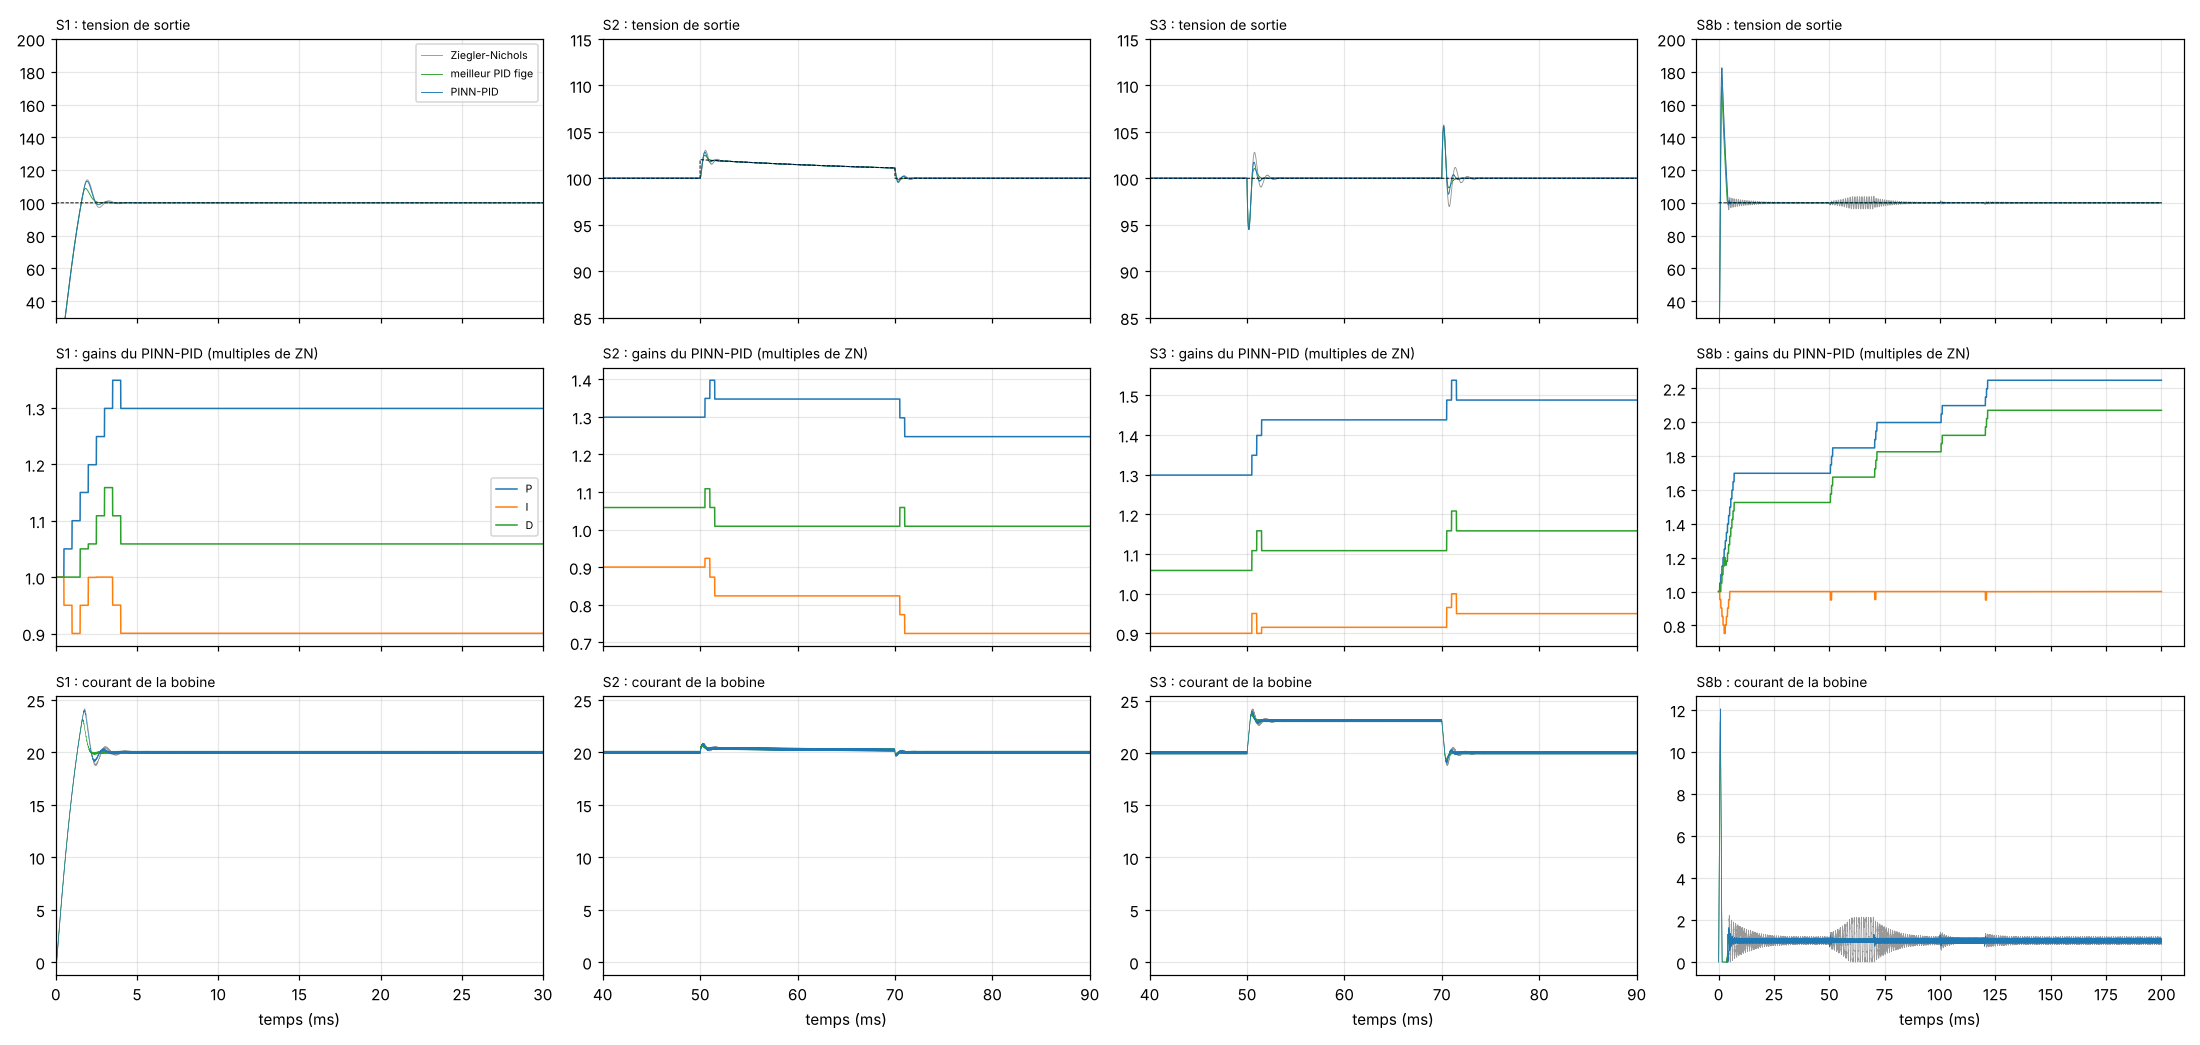

Python code for this plot:
# =============================================================================
# banc_pinn_pid.py
#
# VERSION
#   3 (8 octobre 2026). Format des fichiers de reglages : VERSION 3 (le bloc
#   pinn_pid_adaptatif.m refuse tout autre numero). Methode, ecarts a Ito et
#   Wasa, regle de choix de la correction, previsions et resultats :
#   criteres_pinn_pid.txt de ce dossier.
#
# OBJECTIF
#   Faire tourner le PINN-PID (correction retenue par
#   mise_au_point_pinn_pid.py, lue dans choix_correction_pinn.json) sur le
#   banc commun, sur les onze essais, a cote des references (PID de
#   Ziegler-Nichols, qui est aussi le PINN-PID sans adaptation, et meilleur
#   PID fige sur grille), mesurer ce que quelques pieces apportent
#   (ablations, rapportees, jamais choisies) et juger les previsions.
#
# LE PINN-PID, TEL QU'IL EST CODE ICI
#   A chaque periode Tc = 1/220 000 s, le bloc PID de la base commune
#   calcule u avec les gains K = K_ZN .* x ; observateur (filtre de Kalman
#   etendu) ; a la fin de chaque fenetre de 110 periodes (0.5 ms),
#   5 iterations d'Adam (reglages d'Ito et Wasa) sur x, depart a chaud,
#   moments remis a zero, horizon de 110 pas avec le bloc PID et le PINN
#   dans la boucle, gradient par retropropagation dans le temps.
#   Cout J = moyenne de 1/2 (e^2 + W_U u^2) + W_F |x - c|^2.
#   Corrections candidates (criteres_pinn_pid.txt) :
#     C1  zone morte : l'optimisation n'a lieu que si l'erreur EFFICACE de
#         la fenetre depasse 0.1 V (Peterson et Narendra 1982 ; Ioannou et
#         Sun 1996) ; c'est la correction retenue ;
#     C2  regularisation vers les gains de Ziegler-Nichols : c = (1, 1, 1)
#         au lieu de c = 0 (Tikhonov vers un a priori), W_F inchange ;
#     C3  ensemble admissible de l'ELM-PID (ensemble_gains_elm.mat, copie
#         identique de ELM_PID) et projection M2-M3 de l'ELM-PID (fonctions
#         g_interp, gradient_g, restaurer, projeter recopiees a l'identique
#         de ELM_PID/banc_elm_pid.py) au lieu de la boite.
#   Sans correction (ni zone morte), J = 0.893 sur les onze essais
#   (ablation).
#
# CONTROLES (avant tout calcul sur les onze essais)
#   - gradient de l'horizon contre differences finies (c = 0 et c = 1) ;
#   - fonctions de projection identiques au texte de ELM_PID/banc_elm_pid.py
#     et table identique octet pour octet (si le dossier ELM_PID est la) ;
#   - sans adaptation, ecart 0 sur d au PID de Ziegler-Nichols (S1, S8b).
#
# FICHIERS NECESSAIRES (dans le meme dossier que ce script)
#   banc_commun.py (version 2.1), scenarios_communs.json, scenario_S*.mat,
#   predictions_banc_pid_fige.json, boite_gains_pinn.json,
#   ensemble_gains_elm.mat, pinn_pid_modele.mat, choix_correction_pinn.json
#   (ecrit par mise_au_point_pinn_pid.py), previsions_pinn_pid.json.
#
# CE QUE PRODUIT CE SCRIPT
#   banc_pinn_pid_resultats.json, banc_pinn_pid.png, et ce que Simulink doit
#   retrouver (meme format que l'ELM-PID, ELM_PID/banc_elm_pid.py) :
#     - predictions_banc_pinn_pid.json (format 2 de la base commune, lu par
#       Simuler_PINN_PID.m et les scripts de construction) ;
#     - pinn_pid_reglages.mat (reglages lus par pinn_pid_adaptatif.m,
#       VERSION = 3) ;
#     - reference_rejeu_pinn_pid.mat (lu par Tester_PINN_PID_Rejeu.m : e,
#       mesure, u, gains pas par pas et decisions par fenetre sur S1, S3,
#       S7b, S8b, S9).
#   La classe AdaptateurPINN est la copie Python du bloc MATLAB
#   pinn_pid_adaptatif.m : memes entrees (e, mesure, u), meme sortie (gains),
#   meme ordre des operations. Elle refait elle-meme les etats du bloc PID
#   (integrateur et filtre) a partir de e et de ses propres gains ; PINNPID
#   verifie a chaque pas que cette copie est identique au bloc.
#
# BIBLIOTHEQUES NECESSAIRES (pip install numpy scipy matplotlib)
#
# COMMENT LANCER CE SCRIPT
#   python banc_pinn_pid.py      (quatre processus ; dix a vingt minutes)
#
# ORDRE D'EXECUTION
#   1. mise_au_point_pinn_pid.py (controles, E1 a E4, choix mecanique de
#   la correction) ; 2. ce script ; puis, dans MATLAB :
#   3. Tester_PINN_PID_Rejeu.m ; 4. Construction_PINN_PID.m ;
#   5. verifier_modele_pinn_pid.py ; 6. Simuler_PINN_PID.m ;
#   7. Construction_PINN_PID_Trois_Modeles.m ;
#   8. verifier_modeles_pinn_pid_trois.py ; 9. Simuler_PINN_PID_Trois_Modeles.m.
# =============================================================================


# %% ETAPE 0 : bibliotheques, reglages et definitions du banc commun

import os                                     # chemins de fichiers
import json                                   # lecture et ecriture au format texte
import time                                   # duree d'execution
import types                                  # resultats legers renvoyes par les processus
import multiprocessing as mp                  # essais en parallele (un processus par essai)
import numpy as np                            # calcul numerique
from scipy.io import loadmat, savemat         # fichiers .mat
from scipy.linalg import expm                 # table du modele physique
from scipy.signal import cont2discrete        # marges du modele moyen
import matplotlib
matplotlib.use("Agg")                         # figure ecrite dans un fichier, sans fenetre
import matplotlib.pyplot as plt               # figure

try:                                          # dossier du script (ou dossier courant dans une console)
    DOSSIER_PINN = os.path.dirname(os.path.abspath(__file__))
except NameError:
    DOSSIER_PINN = os.getcwd()

with open(os.path.join(DOSSIER_PINN, "banc_commun.py"), encoding="utf-8") as f:
    SOURCE_BANC = f.read()
MARQUE = "# === FIN DES DEFINITIONS DU BANC COMMUN ==="
if MARQUE not in SOURCE_BANC or "iL_max_dem_A" not in SOURCE_BANC:
    raise RuntimeError("banc_commun.py n'est pas la version 2.1 (observation du courant) : prendre la version a jour.")
exec(SOURCE_BANC[:SOURCE_BANC.index(MARQUE)])  # constantes, essais, Circuit, simuler, grandeurs, PIDClassique

T_DEBUT = time.time()                         # pour la duree totale
ESSAIS = {sc["code"]: sc for sc in SCENARIOS}  # les onze essais, par code
CODES_IAE = ["S1", "S3", "S4", "S5", "S6", "S7a", "S7b", "S8a", "S8b", "S9"]   # IAE de 30 ms a la fin
CODES_DEM = ["S1", "S8a", "S8b"]              # IAE du demarrage (5, 25 et 98 ohms)
CODES_REJEU = ["S1", "S3", "S7b", "S8b", "S9"]   # essais du rejeu pas a pas (Tester_PINN_PID_Rejeu.m)
K30 = int(round(0.03 / TC))                   # instant 30 ms (numero de pas Tc)
NF = 110                                      # periodes Tc par fenetre de 0.5 ms
TCN = TC * PID_N                              # Tc x N du filtre de derivee
L_MOD, C_MOD = L_BOB, C_CONV                  # L et C du modele du regulateur (le circuit peut etre perturbe a part)
K_ZN = np.array([PID_P, PID_I, PID_D])       # Ziegler-Nichols, gains du bloc PID [P, I, D]

# Boite des gains (boite_gains_pinn.py : marge et coupure aux coins nominaux, loi du bloc parallele)
with open(os.path.join(DOSSIER_PINN, "boite_gains_pinn.json"), encoding="utf-8") as f:
    BOITE = json.load(f)
if np.max(np.abs(np.array(BOITE["K_depart"]) - K_ZN) / K_ZN) > 1e-12:
    raise RuntimeError("boite_gains_pinn.json n'a pas ete calcule avec les gains de Ziegler-Nichols de ce banc.")
X_MIN = np.array(BOITE["multiplicateurs_min"])   # bornes de la boite en multiplicateurs de ZN
X_MAX = np.array(BOITE["multiplicateurs_max"])

# Ensemble admissible de l'ELM-PID (correction C3) : table identique a ELM_PID/ensemble_gains_elm.mat
ENS = loadmat(os.path.join(DOSSIER_PINN, "ensemble_gains_elm.mat"))
G_TABLE = ENS["G_TABLE"].astype(float)
LOG2_MIN, PAS_LOG2 = float(ENS["LOG2_MIN"].item()), float(ENS["PAS_LOG2"].item())
N_TABLE = G_TABLE.shape[0]
if np.max(np.abs(ENS["K_DEPART"].ravel() - K_ZN) / K_ZN) > 1e-12:
    raise RuntimeError("ensemble_gains_elm.mat n'a pas ete calcule avec les gains de Ziegler-Nichols de ce banc.")
# Reglages de la projection M2-M3 : ceux de l'ELM-PID (ELM_PID/banc_elm_pid.py, REGLAGES)
R_PROJ = {"MULT_MIN": 0.25, "MULT_MAX": 4.0, "N_BISSECTIONS": 30.0, "H_GRADIENT": 1e-4,
          "GLISSEMENT": 1.0, "RESTAURATION": 1.0, "N_PROJECTION": 10.0}

# >>> DEBUT DE LA COPIE de ELM_PID/banc_elm_pid.py (de "def g_interp" a "class AdaptateurELM", sans changement)
def g_interp(x):
    """g de l'ensemble admissible, interpole (trilineaire en log2 des
    multiplicateurs). Memes operations que g_interp du bloc MATLAB."""
    u = (np.log2(x) - LOG2_MIN) / PAS_LOG2
    u = np.minimum(np.maximum(u, 0.0), N_TABLE - 1.0)
    i = np.minimum(np.floor(u), N_TABLE - 2.0).astype(int)
    f = u - i
    s = 0.0
    for di in (0, 1):
        wi = f[0] if di else 1.0 - f[0]
        for dj in (0, 1):
            wj = f[1] if dj else 1.0 - f[1]
            for dk in (0, 1):
                wk = f[2] if dk else 1.0 - f[2]
                s += wi * wj * wk * G_TABLE[i[0] + di, i[1] + dj, i[2] + dk]
    return s


def gradient_g(x, h):
    """Gradient de g par differences centrees (normale a la frontiere)."""
    gr = np.zeros(3)
    for q in range(3):
        ep = np.zeros(3)
        ep[q] = h
        gr[q] = (g_interp(x + ep) - g_interp(x - ep)) / (2.0 * h)
    return gr


def restaurer(p, gr, r):
    """Restauration (M3) : depuis p (hors de l'ensemble), recul le long de
    -gr jusqu'a la frontiere (doublement puis bissection) ; None si un recul
    de 1 ne suffit pas."""
    lo_, hi_ = r["MULT_MIN"], r["MULT_MAX"]
    nh = gr / np.sqrt(gr @ gr)
    s_ok = 1e-6
    while g_interp(np.minimum(np.maximum(p - s_ok * nh, lo_), hi_)) > 0.0:
        s_ok *= 2.0
        if s_ok > 1.0:
            return None
    s_ko = 0.0 if s_ok == 1e-6 else 0.5 * s_ok
    for _ in range(int(r["N_BISSECTIONS"])):
        m = 0.5 * (s_ko + s_ok)
        if g_interp(np.minimum(np.maximum(p - m * nh, lo_), hi_)) <= 0.0:
            s_ok = m
        else:
            s_ko = m
    return np.minimum(np.maximum(p - s_ok * nh, lo_), hi_)


def projeter(xc, dx, r):
    """Pas dx depuis xc (admissible), projete sur l'ensemble admissible.
    M3 (RESTAURATION = 1) : point admissible le plus proche de la cible
    z = xc + dx, par la methode de projection du gradient de Rosen (1961) :
    depuis le point de sortie, on retire la composante sortante de (z - y)
    le long de la normale, on avance dans le plan tangent, puis on revient
    sur la frontiere le long de la normale (restauration) ; on recommence
    tant que le point se rapproche de z (N_PROJECTION fois au plus).
    M2 seule (RESTAURATION = 0) : glissement puis bissection le long du pas
    tangent (version du calcul du 7 octobre, gardee pour l'ablation).
    Sans glissement : arret au point de sortie."""
    lo_, hi_ = r["MULT_MIN"], r["MULT_MAX"]
    nb = int(r["N_BISSECTIONS"])
    xn = np.minimum(np.maximum(xc + dx, lo_), hi_)
    if g_interp(xn) <= 0.0:
        return xn
    z = xn
    a, b = 0.0, 1.0
    for _ in range(nb):
        m = 0.5 * (a + b)
        if g_interp(np.minimum(np.maximum(xc + m * dx, lo_), hi_)) <= 0.0:
            a = m
        else:
            b = m
    xb = np.minimum(np.maximum(xc + a * dx, lo_), hi_)
    if not r["GLISSEMENT"]:
        return xb
    if r["RESTAURATION"]:
        y = xb
        for _ in range(int(r["N_PROJECTION"])):
            gr = gradient_g(y, r["H_GRADIENT"])
            if gr @ gr == 0.0:
                break
            d = z - y
            sortant = gr @ d
            if sortant > 0.0:
                d = d - sortant / (gr @ gr) * gr
            pt = np.minimum(np.maximum(y + d, lo_), hi_)
            if g_interp(pt) > 0.0:
                pt = restaurer(pt, gr, r)
                if pt is None:
                    break
            if np.sum((z - pt) ** 2) >= np.sum((z - y) ** 2):
                break
            y = pt
        return y
    gr = gradient_g(xb, r["H_GRADIENT"])
    reste = (1.0 - a) * dx
    sortant = gr @ reste
    if sortant > 0.0:
        reste = reste - sortant / (gr @ gr) * gr
    xn = np.minimum(np.maximum(xb + reste, lo_), hi_)
    if g_interp(xn) <= 0.0:
        return xn
    a, b = 0.0, 1.0
    for _ in range(nb):
        m = 0.5 * (a + b)
        if g_interp(np.minimum(np.maximum(xb + m * reste, lo_), hi_)) <= 0.0:
            a = m
        else:
            b = m
    return np.minimum(np.maximum(xb + a * reste, lo_), hi_)
# <<< FIN DE LA COPIE


def _bloc_copie(texte):
    a = texte.index("# >>> DEBUT DE LA COPIE")
    a = texte.index("\n", a) + 1
    return texte[a:texte.index("# <<< FIN DE LA COPIE")]


# Controle C3 : meme table (octet pour octet) et memes fonctions (texte) que l'ELM-PID, si son dossier est la
_DOSSIER_ELM = os.path.join(os.path.dirname(DOSSIER_PINN), "ELM_PID")
if os.path.isdir(_DOSSIER_ELM):
    with open(os.path.join(_DOSSIER_ELM, "ensemble_gains_elm.mat"), "rb") as f1, \
            open(os.path.join(DOSSIER_PINN, "ensemble_gains_elm.mat"), "rb") as f2:
        if f1.read() != f2.read():
            raise RuntimeError("ensemble_gains_elm.mat differe de celui de ELM_PID.")
    with open(os.path.join(_DOSSIER_ELM, "banc_elm_pid.py"), encoding="utf-8") as f1:
        _t = f1.read()
    with open(os.path.join(DOSSIER_PINN, "banc_pinn_pid.py"), encoding="utf-8") as f2:
        _copie = _bloc_copie(f2.read())
    if _t[_t.index("def g_interp(x):"):_t.index("class AdaptateurELM:")].rstrip() + "\n" != _copie:
        raise RuntimeError("Les fonctions de projection different de celles de ELM_PID/banc_elm_pid.py.")
    _ELM_IDENTIQUE = "table et fonctions identiques a ELM_PID"
else:
    _ELM_IDENTIQUE = "dossier ELM_PID absent : comparaison non faite"
if os.path.isdir(_DOSSIER_ELM):                # memes reglages de projection que l'ELM-PID (valeurs lues)
    import re
    for _k, _v in R_PROJ.items():
        _m = re.search(r'"' + _k + r'": ([^,}]+)', _t)
        if _m is None or float(_m.group(1)) != _v:
            raise RuntimeError(f"Reglage de projection {_k} different de celui de l'ELM-PID.")
if g_interp(np.ones(3)) > 0.0:
    raise RuntimeError("Le depart (gains de Ziegler-Nichols) n'est pas admissible dans la table.")
print(f"Ensemble admissible de l'ELM-PID (C3) : {N_TABLE}^3 points, {np.mean(G_TABLE <= 0):.1%} admissibles ; "
      f"{_ELM_IDENTIQUE}.")

# Reglages du PINN-PID ; SEUIL_C1 : zone morte de la correction C1 (criteres_pinn_pid.txt)
REGLAGES = {"NH": float(NF), "ALPHA": 0.01, "BETA1": 0.9, "BETA2": 0.999, "EPS_ADAM": 1e-7, "N_ADAM": 5.0,
            "W_U": 1e-5, "W_F": 1e-3, "PENTE_SAT": 0.01, "SEUIL_C1": 0.1,
            "G_NOM": 0.2, "VIN_DEPART": 200.0, "SIG_Y": (200.0 / 4096.0) / np.sqrt(12.0),
            "SIG_V": 1e-3, "SIG_I": 1e-2, "SIG_VIN": 0.03, "P0_I": 1.0, "P0_VIN": 30.0 ** 2}

FICHIER_CHOIX = os.path.join(DOSSIER_PINN, "choix_correction_pinn.json")


def combinaison_retenue():
    """Combinaison de corrections choisie mecaniquement sur E1 a E4 par
    mise_au_point_pinn_pid.py (jamais choisie a la main)."""
    if not os.path.exists(FICHIER_CHOIX):
        raise RuntimeError("choix_correction_pinn.json absent : lancer d'abord mise_au_point_pinn_pid.py.")
    with open(FICHIER_CHOIX, encoding="utf-8") as f:
        return tuple(json.load(f)["combinaison_retenue"])


# Meilleur PID fige (deuxieme reference, oracle)
with open(os.path.join(DOSSIER_PINN, "predictions_banc_pid_fige.json"), encoding="utf-8") as f:
    GAINS_FIGE = json.load(f)["gains"]

# Modele PINN de l'etape 2
MODELE = loadmat(os.path.join(DOSSIER_PINN, "pinn_pid_modele.mat"))
COUCHES = []
l = 1
while f"W{l}" in MODELE:
    COUCHES.append((MODELE[f"W{l}"].astype(float), MODELE[f"b{l}"].astype(float).ravel()))
    l += 1
if abs(float(MODELE["TC"].item()) - TC) > 1e-18:
    raise RuntimeError("pinn_pid_modele.mat n'a pas ete appris avec la periode Tc de ce banc.")
SV_P, SI_P = float(MODELE["SV"].item()), float(MODELE["SI"].item())          # echelles de sortie du PINN
G_C, G_E = float(MODELE["G_CENTRE"].item()), float(MODELE["G_ECHELLE"].item())   # normalisation de G
print(f"Boite (multiplicateurs de ZN) : P de {X_MIN[0]:.3f} a {X_MAX[0]:.3f}, I de {X_MIN[1]:.3f} a {X_MAX[1]:.3f}, "
      f"D de {X_MIN[2]:.3f} a {X_MAX[2]:.3f} ; depart a Ziegler-Nichols (1, 1, 1).")
print(f"PINN : {len(COUCHES) - 1} couches cachees de {COUCHES[0][0].shape[1]} neurones "
      f"(candidat {str(MODELE['CANDIDAT'][0])}, plage {str(MODELE['PLAGE'][0])}).")


def titre(texte):
    """Bandeau de titre dans la console."""
    print("\n" + "=" * 78 + "\n " + texte + "\n" + "=" * 78, flush=True)


# %% ETAPE 1 : predicteurs, observateur, horizon et regulateur

# Table du modele physique moyen par tranche a charge nominale (inchangee) :
#   x(fin) = PHI(s) x(debut) + GAM(s) (s Vin - (1 - s) Vf) / L.
NS = NREG
PHI = np.zeros((NS + 1, 2, 2)); GAM = np.zeros((NS + 1, 2))
for j in range(NS + 1):
    s = j / NS
    req = s * RON + (1 - s) * RDIODE          # resistance moyenne vue par la bobine
    A = np.array([[-REGLAGES["G_NOM"] / C_MOD, 1 / C_MOD], [-1 / L_MOD, -req / L_MOD]])
    M = np.zeros((4, 4)); M[:2, :2] = A * TC; M[:2, 2:] = np.eye(2) * TC
    E = expm(M)                               # [[exp(A Tc), integrale], [0, I]]
    PHI[j] = E[:2, :2]; GAM[j] = E[:2, 3]


def modele_pas(v, i, s, vin):
    """Un pas Tc du modele physique nominal (interpolation lineaire de la
    table en s). Renvoie v', iL', la matrice d(v', iL')/d(v, iL), les
    derivees de v' et iL' par rapport a s, puis par rapport a Vin."""
    x = s * NS
    j = min(int(x), NS - 1); f = x - j       # segment de la table et position dans le segment
    P = PHI[j] + f * (PHI[j + 1] - PHI[j]); dP = (PHI[j + 1] - PHI[j]) * NS
    g = GAM[j] + f * (GAM[j + 1] - GAM[j]); dg = (GAM[j + 1] - GAM[j]) * NS
    src = (s * vin - (1 - s) * VF) / L_MOD; dsrc = (vin + VF) / L_MOD   # source moyenne vue par la bobine
    vn = P[0, 0] * v + P[0, 1] * i + g[0] * src
    inn = P[1, 0] * v + P[1, 1] * i + g[1] * src
    dvs = dP[0, 0] * v + dP[0, 1] * i + dg[0] * src + g[0] * dsrc
    dis = dP[1, 0] * v + dP[1, 1] * i + dg[1] * src + g[1] * dsrc
    return vn, inn, P, dvs, dis, g[0] * s / L_MOD, g[1] * s / L_MOD


def pinn_pas(v, i, s, vin):
    """Un pas Tc du PINN (tau = Tc) a charge nominale, avec la matrice
    d(v', iL')/d(v, iL) et les derivees par rapport a s, calculees en mode
    direct (trois directions : v, iL, s)."""
    z = np.array([1.0, (v - 100.0) / 60.0, (i - 12.0) / 10.0, 2 * s - 1, (vin - 195.0) / 45.0,
                  (REGLAGES["G_NOM"] - G_C) / G_E])
    T = np.zeros((3, 6)); T[0, 1] = 1 / 60.0; T[1, 2] = 1 / 10.0; T[2, 3] = 2.0   # dz / d(v, iL, s)
    h = z
    for W, b in COUCHES[:-1]:
        h = np.tanh(h @ W + b)
        T = (T @ W) * (1 - h * h)
    W, b = COUCHES[-1]
    N = h @ W + b; TN = T @ W
    vn = v + SV_P * N[0]; inn = i + SI_P * N[1]
    P = np.array([[1 + SV_P * TN[0, 0], SV_P * TN[1, 0]], [SI_P * TN[0, 1], 1 + SI_P * TN[1, 1]]])
    return vn, inn, P, SV_P * TN[2, 0], SI_P * TN[2, 1], 0.0, 0.0


# Controle : le PINN relu redonne ses vecteurs de test (un pas et ses derivees)
ECART_TEST = 0.0
for q, (v0, i0, s0, vin0, G0) in enumerate(MODELE["X_TEST"]):
    vn, inn, P, dvs, dis, _, _ = pinn_pas(v0, i0, s0, vin0)
    D = np.array([[P[0, 0] - 1, P[1, 0]], [P[0, 1], P[1, 1] - 1], [dvs, dis]])
    ECART_TEST = max(ECART_TEST, abs(vn - MODELE["Y_TEST"][q, 0]), abs(inn - MODELE["Y_TEST"][q, 1]),
                     float(np.max(np.abs(D - MODELE["D_TEST"][q].reshape(3, 2)))))
print(f"Vecteurs de test du PINN : ecart maximal {ECART_TEST:.1e}.")
if ECART_TEST > 1e-12:
    raise RuntimeError("pinn_pid_modele.mat ne redonne pas ses vecteurs de test.")


class Observateur:
    """Filtre de Kalman etendu sur [Vout, iL, Vin_eff], charge nominale (inchange)."""

    def __init__(self, v0, svin):
        r = REGLAGES
        self.x = np.array([v0, 0.0, r["VIN_DEPART"]])          # depart : premiere mesure, repos, 200 V
        self.P = np.diag([r["SIG_Y"] * r["SIG_Y"], r["P0_I"], r["P0_VIN"] if svin > 0 else 0.0])
        self.Q = np.diag([r["SIG_V"] * r["SIG_V"], r["SIG_I"] * r["SIG_I"], svin * svin])
        self.R = r["SIG_Y"] * r["SIG_Y"]

    def mise_a_jour(self, y):
        """Correction par la mesure de Vout."""
        P = self.P
        S = P[0, 0] + self.R
        K = P[:, 0] / S
        self.x = self.x + K * (y - self.x[0])
        self.P = P - np.outer(K, P[0, :])

    def prediction(self, s):
        """Prediction d'un pas avec la fraction de conduction appliquee s."""
        v, i, vin = self.x
        vn, inn, Pm, _, _, dv_vin, di_vin = modele_pas(v, i, s, vin)
        F = np.array([[Pm[0, 0], Pm[0, 1], dv_vin], [Pm[1, 0], Pm[1, 1], di_vin], [0.0, 0.0, 1.0]])
        self.x = np.array([vn, inn, vin])
        self.P = F @ self.P @ F.T + self.Q


def s_continu(u, ph):
    """Fraction de conduction continue de la tranche de phase ph pour la
    commande u, et sa derivee par rapport a u (dans l'horizon)."""
    y = u * NPER - ph
    if y <= 0.0:
        return 0.0, 0.0
    if y >= NREG:
        return 1.0, 0.0
    return y / NREG, NPER / NREG


def horizon(x, x0, bloc0, r, k1, vin, pas_pred, NH, pente=None, grad=True, centre=0.0):
    """Simule NH pas a partir de l'etat x0 = (v, iL) (instant k1) avec le
    bloc PID parallele de gains K = K_ZN .* x, partant des etats du bloc
    bloc0 = (xI, xF), et le predicteur pas_pred. Renvoie le cout
      J = moyenne de 1/2 (e^2 + W_U u^2) + W_F |x - centre|^2
    (centre = 0 : sans C2 ; centre = (1, 1, 1) : correction C2) et son
    gradient par rapport a x (retropropagation dans le temps)."""
    R = REGLAGES
    pente = R["PENTE_SAT"] if pente is None else pente
    WU = R["W_U"]
    P, I, D = K_ZN * x
    xI, xF = bloc0
    v, i = x0
    pile = []                                 # valeurs gardees pour la retropropagation
    J = 0.0
    for j in range(NH):
        e = r - v                             # erreur predite
        derivee = PID_N * (D * e - xF)        # bloc PID : memes operations que BlocPID
        b = P * e + xI + derivee
        if b < D_MIN:
            u, du = D_MIN, pente
        elif b > D_MAX:
            u, du = D_MAX, pente
        else:
            u, du = b, 1.0
        entree_I = I * e
        integre = not ((b != u) and (np.sign(entree_I) == np.sign(b - u)))   # clamping
        ph = ((k1 + j) * NREG) % NPER         # phase de la porteuse
        s, ds = s_continu(u, ph)
        vn, inn, Pm, dvs, dis, _, _ = pas_pred(v, i, s, vin)
        J += 0.5 * (e * e + WU * u * u)
        pile.append((e, u, du, ds, integre, Pm, dvs, dis))
        if integre:
            xI = xI + TC * entree_I
        xF = xF + TC * derivee
        v, i = vn, inn
    dx_c = x - centre                         # ecart au centre de la regularisation
    J = J / NH + R["W_F"] * float(dx_c @ dx_c)
    if not grad:
        return J, None
    gK = np.zeros(3)                          # gradient par rapport a [P, I, D]
    lv = li = lxI = lxF = 0.0                 # adjoints de v, iL, xI, xF (etat suivant)
    for j in range(NH - 1, -1, -1):
        e, u, du, ds, integre, Pm, dvs, dis = pile[j]
        gu = WU * u / NH + (lv * dvs + li * dis) * ds
        gb = gu * du
        gder = gb + lxF * TC                  # derivee entre dans u et dans xF'
        gK[0] += gb * e
        gK[2] += gder * PID_N * e
        ge = e / NH + gb * P + gder * PID_N * D
        if integre:
            gK[1] += lxI * TC * e
            ge += lxI * TC * I
        gxI = gb + lxI
        gxF = lxF - gder * PID_N
        lv_new = Pm[0, 0] * lv + Pm[1, 0] * li - ge
        li_new = Pm[0, 1] * lv + Pm[1, 1] * li
        lv, li, lxI, lxF = lv_new, li_new, gxI, gxF
    return J, gK * K_ZN + 2 * R["W_F"] * dx_c


class BlocPID:
    """Le bloc "PID Controller" de la base commune (memes operations que
    PIDClassique du banc commun), gains P, I, D recus de l'exterieur a chaque
    pas. Conditions initiales : integrateur 0.5, filtre 0.01."""

    def __init__(self):
        self.xI = PID_CI_INTEGRATEUR
        self.xF = PID_CI_FILTRE

    def pas(self, e, K):
        P, I, D = K
        derivee = PID_N * (D * e - self.xF)
        u = P * e + self.xI + derivee
        u_sat = min(max(u, D_MIN), D_MAX)
        entree_I = I * e
        if not ((u != u_sat) and (np.sign(entree_I) == np.sign(u - u_sat))):
            self.xI += TC * entree_I
        self.xF += TC * derivee
        return u_sat


class AdaptateurPINN:
    """Observateur et optimisation des gains ; copie Python du bloc MATLAB
    pinn_pid_adaptatif.m (memes entrees, meme sortie, meme ordre des
    operations : Tester_PINN_PID_Rejeu.m compare les deux pas par pas).
    Entrees a chaque pas : erreur e, mesure de Vout, commande u sortie du
    bloc PID. Sortie : gains K = K_ZN .* x du bloc PID, qui ne dependent que
    de l'etat (changes en fin de fenetre, utilises a partir du pas suivant).
    Les etats du bloc PID (integrateur xI, filtre xF), dont l'horizon part,
    sont refaits ici a partir de e et des gains du pas, par les operations
    de BlocPID.pas (le bloc ne les donne pas a l'exterieur).
    corrections : sous-ensemble de ("C1", "C2", "C3") ; None = la
    combinaison retenue (choix_correction_pinn.json). Les autres
    arguments servent aux variantes ; leurs valeurs par defaut sont celles
    de la methode."""

    def __init__(self, predicteur="pinn", adapter=True, corrections=None, svin=None):
        r = REGLAGES
        if predicteur == "pinn":
            self.pas_pred = pinn_pas          # le PINN de l'etape 2
        elif predicteur == "modele":
            self.pas_pred = modele_pas        # plafond : le modele physique nominal
        else:
            raise ValueError(predicteur)
        self.adapter = adapter
        if corrections is None:
            corrections = combinaison_retenue()
        corrections = tuple(sorted(corrections))
        if not set(corrections) <= {"C1", "C2", "C3"}:
            raise ValueError(corrections)
        self.corrections = corrections
        self.seuil = r["SEUIL_C1"] if "C1" in corrections else None   # C1 : zone morte sur l'erreur efficace
        self.centre = np.ones(3) if "C2" in corrections else np.zeros(3)  # C2 : regularisation vers ZN
        self.ensemble = "C3" in corrections                             # C3 : ensemble admissible de l'ELM-PID
        self.svin = r["SIG_VIN"] if svin is None else svin
        self.NH, self.n_adam = int(r["NH"]), int(r["N_ADAM"])
        self.x = np.ones(3)                   # multiplicateurs de Ziegler-Nichols
        self.K = K_ZN * self.x
        self.xI, self.xF = PID_CI_INTEGRATEUR, PID_CI_FILTRE   # copie des etats du bloc PID
        self.u_bloc = float("nan")            # commande recalculee par la copie du bloc
        self.obs = None
        self.k = 0                            # numero de la periode Tc
        self.cpt, self.se2 = 0, 0.0           # fenetre courante
        self.journal = []                     # une ligne par fenetre

    def mise_a_jour(self, e, mesure, u):
        k = self.k
        # 0. copie du bloc PID avec les gains de ce pas (memes operations que BlocPID.pas)
        P_, I_, D_ = self.K
        derivee = PID_N * (D_ * e - self.xF)
        b = P_ * e + self.xI + derivee
        self.u_bloc = min(max(b, D_MIN), D_MAX)
        entree_I = I_ * e
        if not ((b != self.u_bloc) and (np.sign(entree_I) == np.sign(b - self.u_bloc))):
            self.xI += TC * entree_I
        self.xF += TC * derivee
        if self.obs is None:
            self.obs = Observateur(mesure, self.svin)
        self.obs.mise_a_jour(mesure)          # 1. correction de l'observateur
        r = e + mesure                        # consigne courante
        ph = (k * NREG) % NPER                # 2. prediction de l'observateur avec la fraction appliquee
        s_app = min(max(int(np.ceil(u * NPER)) - ph, 0), NREG) / NREG
        self.obs.prediction(s_app)
        self.se2 += e * e                     # 3. fenetre
        self.cpt += 1
        self.k += 1
        if self.cpt >= NF:
            eff = np.sqrt(self.se2 / NF)
            ancien = self.x.copy()
            adapte, Jfin = False, float("nan")
            if self.adapter and (self.seuil is None or eff > self.seuil):
                Jfin = self.optimiser(r)
                adapte = True
            self.journal.append({"k": k, "eff": float(eff), "adapte": adapte, "J": Jfin,
                                 "admis": bool(g_interp(self.x) <= 0.0) if self.ensemble else None,
                                 "change": bool(np.any(self.x != ancien)), "x": self.x.copy(), "K": self.K.copy(),
                                 "vin_eff": float(self.obs.x[2]), "iL": float(self.obs.x[1])})
            self.cpt, self.se2 = 0, 0.0

    def optimiser(self, r):
        """5 iterations d'Adam sur x depuis x courant (depart a chaud),
        horizon depuis l'etat estime et l'etat du bloc, projection apres
        chaque iteration : sur la boite ou, avec C3, sur
        l'ensemble admissible de l'ELM-PID par la projection M2-M3."""
        R = REGLAGES
        x0 = (float(self.obs.x[0]), float(self.obs.x[1])); vin = float(self.obs.x[2])
        th = self.x.copy()
        m = np.zeros(3); vv = np.zeros(3)     # moments d'Adam, remis a zero (Ito et Wasa, p. 5)
        b1t, b2t = 1.0, 1.0
        J = float("nan")
        for it in range(1, self.n_adam + 1):
            b1t *= R["BETA1"]; b2t *= R["BETA2"]
            J, g = horizon(th, x0, (self.xI, self.xF), r, self.k, vin, self.pas_pred, self.NH, centre=self.centre)
            m = R["BETA1"] * m + (1 - R["BETA1"]) * g
            vv = R["BETA2"] * vv + (1 - R["BETA2"]) * g * g
            pas_adam = -R["ALPHA"] * (m / (1 - b1t)) / (np.sqrt(vv / (1 - b2t)) + R["EPS_ADAM"])
            if self.ensemble:                 # C3 : projection M2-M3 de l'ELM-PID (th admissible au depart)
                th = projeter(th, pas_adam, R_PROJ)
            else:                             # projection sur la boite (Algorithme 1, ligne 8)
                th = np.minimum(np.maximum(th + pas_adam, X_MIN), X_MAX)
        self.x = th
        self.K = K_ZN * th
        return float(J)


class PINNPID:
    """Montage Simulink : adaptateur -> gains -> bloc PID de la base commune
    -> u, et u renvoye a l'adaptateur (avec e et la mesure)."""
    utilise_mesure = True

    def __init__(self, **options):
        self.adapt = AdaptateurPINN(**options)
        self.bloc = BlocPID()
        self.journal = self.adapt.journal
        self.K_pas = []

    def pas(self, e, mesure):
        K = self.adapt.K                       # sortie de l'adaptateur (son etat seulement)
        self.K_pas.append(K)
        u = self.bloc.pas(e, K)
        self.adapt.mise_a_jour(e, mesure, u)
        if self.adapt.xI != self.bloc.xI or self.adapt.xF != self.bloc.xF or self.adapt.u_bloc != u:
            raise RuntimeError("La copie du bloc PID dans l'adaptateur differe du bloc PID.")
        return u


class PIDParallele(PIDClassique):
    """PID du bloc Simulink (forme Parallel, clamping) avec d'autres gains P, I, D."""

    def __init__(self, P, I, D):
        super().__init__()
        self.P, self.I, self.D = P, I, D

    def pas(self, e):
        derivee = PID_N * (self.D * e - self.xF)
        u = self.P * e + self.xI + derivee
        u_sat = min(max(u, D_MIN), D_MAX)
        entree_I = self.I * e
        if not ((u != u_sat) and (np.sign(entree_I) == np.sign(u - u_sat))):
            self.xI += TC * entree_I
        self.xF += TC * derivee
        return u_sat


# Controle 1 du gradient : hors saturation, pente de la methode
def ecart_gradient(x, x0, bloc0, r, k1, vin, pente, h_rel=1e-6, centre=0.0):
    _, g_a = horizon(x, x0, bloc0, r, k1, vin, pinn_pas, NF, pente=pente, centre=centre)
    ecart = 0.0
    for m_ in range(3):
        h_ = x[m_] * h_rel
        xp, xm = x.copy(), x.copy(); xp[m_] += h_; xm[m_] -= h_
        fd = (horizon(xp, x0, bloc0, r, k1, vin, pinn_pas, NF, pente=pente, grad=False, centre=centre)[0]
              - horizon(xm, x0, bloc0, r, k1, vin, pinn_pas, NF, pente=pente, grad=False, centre=centre)[0]) / (2 * h_)
        ecart = max(ecart, abs(fd - g_a[m_]) / abs(fd))
    return ecart


X_ESSAI = np.array([1.3, 0.7, 1.6])           # un point interieur de la boite
ECART_GRAD = ecart_gradient(X_ESSAI, (99.5, 20.0), (0.5, 7.3227e-6 * 0.5), 100.0, 7, 200.0, None)
# Controle C2 : meme gradient avec la regularisation centree sur Ziegler-Nichols, au point interieur et en un
# point proche du centre (ou le terme W_F |x - 1|^2 pese relativement plus)
ECART_GRAD_C2 = max(ecart_gradient(x_, (99.5, 20.0), (0.5, 7.3227e-6 * 0.5), 100.0, 7, 200.0, None,
                                   centre=np.ones(3)) for x_ in (X_ESSAI, np.array([1.02, 0.97, 1.03])))


def pas_en_butee(x, x0, bloc0, r, k1, vin):
    """Nombre de pas de l'horizon ou la sortie du bloc est en butee (et ou le clamping coupe l'integrateur)."""
    P_, I_, D_ = K_ZN * x
    xI, xF = bloc0; v, i = x0; n_sat = n_cl = 0
    for j in range(NF):
        e = r - v; der = PID_N * (D_ * e - xF); b = P_ * e + xI + der; u = min(max(b, D_MIN), D_MAX)
        integre = not ((b != u) and (np.sign(I_ * e) == np.sign(b - u)))
        n_sat += int(b != u); n_cl += int(not integre)
        s, _ = s_continu(u, ((k1 + j) * NREG) % NPER)
        v, i, *_ = pinn_pas(v, i, s, vin)
        if integre:
            xI += TC * I_ * e
        xF += TC * der
    return n_sat, n_cl


# Controle 2 : horizons ou la sortie passe une partie du temps en butee (haute puis basse), clamping actif,
# pente 0 (derivee exacte de la loi saturee)
CAS_SAT = [((99.0, 22.0), (0.55, 7.3227e-6)), ((102.0, 22.0), (0.5, -2 * 7.3227e-6))]
ECART_GRAD_SAT = max(ecart_gradient(X_ESSAI, x0_, b0_, 100.0, 7, 200.0, 0.0, centre=c_)
                     for x0_, b0_ in CAS_SAT for c_ in (0.0, np.ones(3)))
BUTEES = [pas_en_butee(X_ESSAI, x0_, b0_, 100.0, 7, 200.0) for x0_, b0_ in CAS_SAT]
print(f"Gradient de l'horizon contre differences finies : ecart relatif maximal {ECART_GRAD:.1e} (hors saturation), "
      f"{ECART_GRAD_SAT:.1e} (pente 0 ; pas en butee / pas sous clamping sur 110 : "
      + ", ".join(f"{a} / {b}" for a, b in BUTEES) + f") ; avec C2 (centre (1, 1, 1)) {ECART_GRAD_C2:.1e}.")
if ECART_GRAD > 1e-4 or ECART_GRAD_SAT > 1e-4 or ECART_GRAD_C2 > 1e-4:
    raise RuntimeError("Le gradient de l'horizon ne correspond pas aux differences finies.")


# Evaluation d'un regulateur sur des essais, un processus par essai
_FABRIQUE, _ESSAIS_EVAL = None, None


def _un_essai(code):
    reg = _FABRIQUE()
    sc = _ESSAIS_EVAL[code]
    sim = simuler(reg, sc)
    o = grandeurs(sim, sc)
    e = sim["consigne"] - sim["v"]
    leger = types.SimpleNamespace(journal=getattr(reg, "journal", None),
                                  K_pas=np.array(reg.K_pas) if hasattr(reg, "K_pas") else None)
    return code, {"o": o, "IAE_dem": float(np.sum(np.abs(e[:K30])) * TC),
                  "revenus": bool(all(ev["revenu"] for ev in o["evenements"])), "reg": leger, "sim": sim}


def evaluer(fabrique, codes=None, essais=None, processus=4):
    """Simule un nouveau regulateur (fabrique()) sur chaque essai."""
    global _FABRIQUE, _ESSAIS_EVAL
    _FABRIQUE, _ESSAIS_EVAL = fabrique, (essais or ESSAIS)
    codes = codes or list(_ESSAIS_EVAL)
    if processus > 1 and len(codes) > 1:
        with mp.get_context("fork").Pool(min(processus, len(codes))) as pool:
            res = dict(pool.map(_un_essai, codes, chunksize=1))
    else:
        res = dict(_un_essai(c) for c in codes)
    return {c: res[c] for c in codes}


# %% ETAPE 2 : references

def termes(res):
    """Les 13 termes du cout (10 IAE apres 30 ms, 3 IAE de demarrage)."""
    return np.array([res[c]["o"]["IAE"] for c in CODES_IAE] + [res[c]["IAE_dem"] for c in CODES_DEM])


def non_revenus(res):
    return [c for c in res if not res[c]["revenus"]]


def multiplicateurs(res, code):
    """Multiplicateurs de ZN a la fin de chaque fenetre (une ligne par fenetre)."""
    return np.array([x["x"] for x in res[code]["reg"].journal])


if __name__ == "__main__":
    titre("ETAPE 2 : les references")
    REF = {"Ziegler-Nichols": evaluer(lambda: PIDClassique()),
           "meilleur PID fige": evaluer(lambda: PIDParallele(GAINS_FIGE["P"], GAINS_FIGE["I"], GAINS_FIGE["D"]))}
    T_ZN = termes(REF["Ziegler-Nichols"])
    J_FIGE = float(np.mean(termes(REF["meilleur PID fige"]) / T_ZN))
    print(f"  Meilleur PID fige sur grille : J = {J_FIGE:.3f} (0.738 attendu).")

    # %% ETAPE 3 : PINN-PID sur les onze essais, controle d'identite

    COMB = combinaison_retenue()
    NOM_C = "PINN-PID"
    titre(f"ETAPE 3 : PINN-PID, combinaison retenue sur E1 a E4 : {'+'.join(COMB) or 'aucune'} "
          f"(sans adaptation : le PID de Ziegler-Nichols lui-meme)")
    fige = evaluer(lambda: PINNPID(adapter=False), ["S1", "S8b"])
    ECART_ZN = max(float(np.max(np.abs(fige[c]["sim"]["d"] - REF["Ziegler-Nichols"][c]["sim"]["d"]))) for c in fige)
    print(f"  Controle : PINN-PID sans adaptation contre Ziegler-Nichols (S1, S8b), ecart maximal sur d : {ECART_ZN:.1e}.")
    if ECART_ZN != 0.0:
        raise RuntimeError("Sans adaptation, le PINN-PID ne redonne pas le PID de Ziegler-Nichols a l'identique.")

    def bilan(nom, res):
        r_ = termes(res) / T_ZN
        J = float(np.mean(r_))
        non = non_revenus(res)
        print(f"\n  {nom} : J = {J:.3f} (apres 30 ms {np.mean(r_[:10]):.3f}, demarrage {np.mean(r_[10:]):.3f}) ; "
              f"{'tous les evenements reviennent' if not non else 'pas revenus : ' + ', '.join(non)}")
        for code, r in res.items():
            o = r["o"]; X = multiplicateurs(res, code)
            n_opt = sum(1 for x in r["reg"].journal[59:] if x["adapte"])
            print(f"    {code:4s} optimise apres 30 ms {n_opt:3d}/{len(r['reg'].journal) - 59} ; depassement {o['depassement_pct']:5.1f} %, IAE {o['IAE'] * 1e3:7.2f} mV.s, dem. "
                  f"{r['IAE_dem'] * 1e3:7.2f} mV.s, efficace {o['e_eff_V'] * 1e3:6.1f} mV ; x final "
                  f"({X[-1, 0]:.3f}, {X[-1, 1]:.3f}, {X[-1, 2]:.3f}), x apres 30 ms de ({X[59:, 0].min():.2f}, "
                  f"{X[59:, 1].min():.2f}, {X[59:, 2].min():.2f}) a ({X[59:, 0].max():.2f}, {X[59:, 1].max():.2f}, "
                  f"{X[59:, 2].max():.2f})", flush=True)
        return J

    t0 = time.time()
    PINN = evaluer(lambda: PINNPID())
    J_PINN = bilan(NOM_C, PINN)
    print(f"  ({time.time() - t0:.0f} s)")

    # %% ETAPE 4 : ablations (rapportees, jamais choisies) et sensibilite

    titre("ETAPE 4 : ablations (rapportees, jamais choisies)")
    X_FIN_S1 = multiplicateurs(PINN, "S1")[-1]
    ABLATIONS = {"Plafond (modele physique nominal a la place du PINN)": lambda: PINNPID(predicteur="modele"),
                 "Aucune correction (sans zone morte, 0.893 attendu)": lambda: PINNPID(corrections=()),
                 "C1+C2 (a 1 % sur E1-E4, non retenue)": lambda: PINNPID(corrections=("C1", "C2")),
                 "C1+C3 (a 1 % sur E1-E4, non retenue)": lambda: PINNPID(corrections=("C1", "C3")),
                 "PID fige aux gains finaux du PINN-PID sur S1": lambda: PIDParallele(*(K_ZN * X_FIN_S1))}
    RES_ABL, J_ABL = {}, {}
    for nom, fab in ABLATIONS.items():
        t0 = time.time()
        RES_ABL[nom] = evaluer(fab)
        r_ = termes(RES_ABL[nom]) / T_ZN
        J_ABL[nom] = float(np.mean(r_))
        print(f"  {nom:52s} J = {J_ABL[nom]:.4f} ({np.mean(r_[:10]):.3f} / {np.mean(r_[10:]):.3f}) ; non revenus : "
              f"{','.join(non_revenus(RES_ABL[nom])) or '-'} ({time.time() - t0:.0f} s)", flush=True)
    print(f"  (gains finaux S1 x({X_FIN_S1[0]:.3f}, {X_FIN_S1[1]:.3f}, {X_FIN_S1[2]:.3f}))")

    titre("ETAPE 4b : sensibilite (L ou C a +-0.1 %)")
    L_NOM, C_NOM = L_BOB, C_CONV
    SENSIBILITE = []
    for nom_p, fl, fc in (("L - 0.1 %", 0.999, 1.0), ("L + 0.1 %", 1.001, 1.0), ("C - 0.1 %", 1.0, 0.999),
                          ("C + 0.1 %", 1.0, 1.001)):
        L_BOB, C_CONV = L_NOM * fl, C_NOM * fc   # seul le circuit change ; le modele du regulateur reste nominal
        t_zn = termes(evaluer(lambda: PIDClassique()))
        r_p = evaluer(lambda: PINNPID())
        J_p = float(np.mean(termes(r_p) / t_zn))
        SENSIBILITE.append({"circuit": nom_p, "J": J_p, "non_revenus": non_revenus(r_p)})
        print(f"  {nom_p:10s} J = {J_p:.3f} ; non revenus : {','.join(non_revenus(r_p)) or '-'}", flush=True)
    L_BOB, C_CONV = L_NOM, C_NOM

    titre("ETAPE 4c : marges de phase du modele moyen aux gains finaux")
    W_F = np.logspace(np.log10(2 * np.pi * 20.0), np.log10(np.pi / TC * 0.999), 8000)
    Z_F = np.exp(1j * W_F * TC)

    def marge(K, R, V):
        """Marge de phase (degres) du bloc parallele de gains K sur le modele
        moyen sans pertes au coin (R, V) (memes formules que boite_gains_pinn.py)."""
        num, den, _ = cont2discrete(([V], [L_BOB * C_CONV, L_BOB / R, 1.0]), TC, method="zoh")
        G = np.polyval(np.squeeze(num), Z_F) / np.polyval(den, Z_F)
        Cz = K[0] + K[1] * TC / (Z_F - 1.0) + K[2] * PID_N * (Z_F - 1.0) / (Z_F - 1.0 + TC * PID_N)
        boucle = Cz * G
        lm = np.log(np.abs(boucle)); ph = np.unwrap(np.angle(boucle))
        j = np.where(np.diff(np.sign(lm)) != 0)[0]
        if len(j) == 0:
            return 180.0
        f = lm[j] / (lm[j] - lm[j + 1])
        phase = ph[j] + f * (ph[j + 1] - ph[j])
        return float(((np.degrees(phase) + 360.0) % 360.0 - 180.0).min())

    MARGES = {}
    for nom, x_ in [("depart (Ziegler-Nichols)", np.ones(3))] + [(f"final {c}", multiplicateurs(PINN, c)[-1])
                                                                for c in ("S1", "S3", "S8a", "S8b", "S9")]:
        nominal = min(marge(K_ZN * x_, R, V) for R in (4.0, 5.0, 6.0) for V in (160.0, 200.0, 240.0))
        leger = min(marge(K_ZN * x_, R, V) for R in (25.0, 98.0) for V in (160.0, 200.0, 240.0))
        MARGES[nom] = {"x": x_.tolist(), "marge_nominale_deg": nominal, "marge_legere_deg": leger}
        print(f"  {nom:26s} x({x_[0]:.3f}, {x_[1]:.3f}, {x_[2]:.3f}) : marge minimale {nominal:5.1f} deg (4 a 6 ohms), "
              f"{leger:5.1f} deg (25 et 98 ohms)")

    # %% ETAPE 5 : comparaison et previsions

    titre("ETAPE 5 : PINN-PID face aux references ; previsions de criteres_pinn_pid.txt")
    TOUS = {"Ziegler-Nichols": REF["Ziegler-Nichols"], "meilleur PID fige": REF["meilleur PID fige"], NOM_C: PINN}
    J_TOUS = {n: float(np.mean(termes(r) / T_ZN)) for n, r in TOUS.items()}
    DECOMP = {n: (float(np.mean((termes(r) / T_ZN)[:10])), float(np.mean((termes(r) / T_ZN)[10:]))) for n, r in TOUS.items()}
    print("  " + " " * 28 + "".join(f"{n:>20s}" for n in TOUS))
    print("  " + f"{'cout J':28s}" + "".join(f"{J_TOUS[n]:20.3f}" for n in TOUS))
    print("  " + f"{'apres 30 ms / demarrage':28s}" + "".join(f"{DECOMP[n][0]:13.3f} /{DECOMP[n][1]:5.3f}" for n in TOUS))
    print("  " + f"{'evenements non revenus':28s}" + "".join(f"{(','.join(non_revenus(TOUS[n])) or '-'):>20s}" for n in TOUS))
    for code in ESSAIS:
        print("  " + f"{code + ' IAE mV.s':28s}" + "".join(f"{TOUS[n][code]['o']['IAE'] * 1e3:20.2f}" for n in TOUS))
    print("  " + f"{'S1 demarrage mV.s':28s}" + "".join(f"{TOUS[n]['S1']['IAE_dem'] * 1e3:20.2f}" for n in TOUS))

    PREV = json.load(open(os.path.join(DOSSIER_PINN, "previsions_pinn_pid.json"), encoding="utf-8"))

    def change_pendant(code, t0_, t1_):
        """Plus grand ecart d'un multiplicateur, sur les fenetres finies dans ]t0, t1], a sa valeur a t0."""
        X = multiplicateurs(PINN, code)
        n0, n1 = int(round(t0_ / 0.5e-3)), int(round(t1_ / 0.5e-3))
        return float(np.max(np.abs(X[n0:n1] - X[n0 - 1])))

    def n_opt_apres30(code):
        return sum(1 for x in PINN[code]["reg"].journal[59:] if x["adapte"])

    X_S1 = multiplicateurs(PINN, "S1")
    derive = {c: float(np.max(np.abs(multiplicateurs(PINN, c)[59:] - X_S1[59:]))) for c in ("S7a", "S7b")}
    eff_S7b = (PINN["S7b"]["o"]["e_eff_V"], REF["Ziegler-Nichols"]["S7b"]["o"]["e_eff_V"])
    iae = {c: PINN[c]["o"]["IAE"] * 1e3 for c in ESSAIS}
    s1dem = PINN["S1"]["IAE_dem"] * 1e3
    dF1, dF2 = change_pendant("S2", 0.050, 0.055), change_pendant("S3", 0.050, 0.055)
    xf1 = X_S1[-1]
    var_S1 = float(np.max(np.abs(X_S1[59:] - X_S1[-1])))
    P = PREV["bornes"]
    dec = DECOMP[NOM_C]
    VERDICT = {
        "P1": (abs(J_PINN - P["P1"]) <= 1e-9, f"J = {J_PINN:.9f} (valeur deja mesuree : {P['P1']:.9f})"),
        "P2": (P["P2"][0][0] <= dec[0] <= P["P2"][0][1] and P["P2"][1][0] <= dec[1] <= P["P2"][1][1],
               f"apres 30 ms {dec[0]:.3f}, demarrage {dec[1]:.3f}"),
        "P3": (P["P3"][0] <= s1dem <= P["P3"][1], f"S1 demarrage {s1dem:.2f} mV.s (ZN 93.77)"),
        "P4": (P["P4"][0] <= iae["S2"] <= P["P4"][1], f"S2 {iae['S2']:.2f} mV.s (ZN 2.84)"),
        "P5": (P["P5"][0] <= iae["S3"] <= P["P5"][1], f"S3 {iae['S3']:.2f} mV.s (ZN 8.67)"),
        "P6": (P["P6"][0] <= iae["S8a"] <= P["P6"][1], f"S8a {iae['S8a']:.2f} mV.s (ZN 12.07)"),
        "P7": (len(non_revenus(PINN)) == 0, "non revenus : " + (",".join(non_revenus(PINN)) or "aucun")),
        "P8": (min(dF1, dF2) >= P["P8"], f"variation maximale d'un multiplicateur de 50 a 55 ms : S2 {dF1:.3f}, S3 {dF2:.3f}"),
        "P9": (n_opt_apres30("S1") == 0 and var_S1 == 0.0
               and all(P["P9"][q][0] <= xf1[q] <= P["P9"][q][1] for q in range(3)),
               f"S1 : {n_opt_apres30('S1')} fenetre optimisee apres 30 ms, variation {var_S1:.3f} ; x final "
               f"({xf1[0]:.3f}, {xf1[1]:.3f}, {xf1[2]:.3f})"),
        "P10": (max(derive.values()) <= P["P10"][0] and max(n_opt_apres30("S7a"), n_opt_apres30("S7b")) <= P["P10"][1]
                and eff_S7b[0] <= P["P10"][2] * eff_S7b[1],
                f"ecart maximal a S1 apres 30 ms : S7a {derive['S7a']:.3f}, S7b {derive['S7b']:.3f} ; fenetres "
                f"optimisees apres 30 ms S7a {n_opt_apres30('S7a')}, S7b {n_opt_apres30('S7b')} ; efficace S7b "
                f"{eff_S7b[0] * 1e3:.1f} mV (ZN {eff_S7b[1] * 1e3:.1f})"),
    }
    for k_, (ok, txt) in VERDICT.items():
        print(f"  {k_:3s} {'juste' if ok else 'FAUSSE'} : {txt}")
    AUTRES = {"PSO-PID": (87.62, 2.04, 5.46, 2.46), "ELM-PID B": (93.72, 2.41, 6.41, 2.96),
              "Fuzzy-PID": (110.91, 2.43, 7.94, 4.12), "Ziegler-Nichols": (93.77, 2.84, 8.67, 12.07)}
    mien = (s1dem, iae["S2"], iae["S3"], iae["S8a"])
    CLASSEMENT = {}
    for q_, nom_q in enumerate(("S1 demarrage", "S2", "S3", "S8a")):
        liste = sorted([(v[q_], n) for n, v in AUTRES.items()] + [(mien[q_], NOM_C)])
        CLASSEMENT[nom_q] = [f"{n} {v:.2f}" for v, n in liste]
        print(f"  Classement {nom_q:13s} : " + " < ".join(CLASSEMENT[nom_q]))

    # %% ETAPE 6 : fichiers, resultats et figure

    titre("ETAPE 6 : fichiers")
    pas_1ms = int(round(1e-3 / TC))
    predictions = {"version": 2, "version_banc": 3, "Te": TC, "corrections": list(COMB),   # format 2 de la base commune
                   "regulateur": "PINN-PID (bloc PID de la base commune a gains externes, gains optimises "
                                 "par Adam, iteration en temps reel ; corrections " + ("+".join(COMB) or "aucune") +
                                 ", choisies sur E1 a E4, criteres_pinn_pid.txt)",
                   "reglages": REGLAGES, "boite": {"x_min": X_MIN.tolist(), "x_max": X_MAX.tolist()},
                   "K_depart": K_ZN.tolist(),
                   "controle": {"ecart_vecteurs_test": ECART_TEST, "ecart_sans_adaptation_ZN": ECART_ZN,
                                "ecart_gradient": ECART_GRAD, "ecart_gradient_saturation": ECART_GRAD_SAT,
                                "ecart_gradient_C2": ECART_GRAD_C2},
                   "essais": {}}
    for code, r in PINN.items():
        Kp = r["reg"].K_pas
        predictions["essais"][code] = {"grandeurs": r["o"],
                                       "v_toutes_les_ms": r["sim"]["v"][::pas_1ms].tolist(),
                                       "iL_toutes_les_ms": r["sim"]["iL"][::pas_1ms].tolist(),
                                       "d_moyen_par_ms": [float(np.mean(r["sim"]["d"][i:i + pas_1ms]))
                                                          for i in range(0, len(r["sim"]["d"]) - pas_1ms + 1, pas_1ms)],
                                       "K_toutes_les_ms": Kp[::pas_1ms].tolist(),
                                       "fenetres_adaptees": sum(1 for x in r["reg"].journal if x["adapte"]),
                                       "fenetres_gains_changes": sum(1 for x in r["reg"].journal if x["change"]),
                                       "K_final": r["reg"].journal[-1]["K"].tolist()}
    with open(os.path.join(DOSSIER_PINN, "predictions_banc_pinn_pid.json"), "w", encoding="utf-8") as f:
        json.dump(predictions, f, indent=1, allow_nan=False)
    print("  predictions_banc_pinn_pid.json ecrit.")

    # Reglages du bloc MATLAB (pinn_pid_adaptatif.m) : ceux de l'adaptateur retenu, tels quels
    _A = AdaptateurPINN()
    if _A.ensemble:
        raise RuntimeError("Combinaison avec C3 : la projection M2-M3 n'est pas dans pinn_pid_adaptatif.m.")
    savemat(os.path.join(DOSSIER_PINN, "pinn_pid_reglages.mat"),
            {"VERSION": 3.0, "CORRECTIONS": "+".join(_A.corrections) or "aucune",
             "K_DEPART": K_ZN.reshape(1, 3), "X_MIN": X_MIN.reshape(1, 3), "X_MAX": X_MAX.reshape(1, 3),
             "CENTRE": _A.centre.reshape(1, 3), "SEUIL": float("nan") if _A.seuil is None else _A.seuil,
             "ENSEMBLE": 0.0, "PREDICTEUR_PINN": 1.0,
             "NH": float(_A.NH), "N_ADAM": float(_A.n_adam), "ALPHA": REGLAGES["ALPHA"],
             "BETA1": REGLAGES["BETA1"], "BETA2": REGLAGES["BETA2"], "EPS_ADAM": REGLAGES["EPS_ADAM"],
             "W_U": REGLAGES["W_U"], "W_F": REGLAGES["W_F"], "PENTE_SAT": REGLAGES["PENTE_SAT"],
             "G_NOM": REGLAGES["G_NOM"], "VIN_DEPART": REGLAGES["VIN_DEPART"], "SIG_Y": REGLAGES["SIG_Y"],
             "SIG_V": REGLAGES["SIG_V"], "SIG_I": REGLAGES["SIG_I"], "SIG_VIN": _A.svin,
             "P0_I": REGLAGES["P0_I"], "P0_VIN": REGLAGES["P0_VIN"],
             "NF": float(NF), "TC": TC, "N_FILTRE": PID_N, "D_MIN": D_MIN, "D_MAX": D_MAX,
             "CI_INTEGRATEUR": PID_CI_INTEGRATEUR, "CI_FILTRE": PID_CI_FILTRE,
             "NPER": float(NPER), "NREG": float(NREG), "L_MOD": L_MOD, "VF": VF,
             "PHI": PHI.reshape(NS + 1, 4), "GAM": GAM})
    print("  pinn_pid_reglages.mat ecrit (VERSION 3, corrections " + ("+".join(_A.corrections) or "aucune") + ").")

    # Reference du rejeu pas a pas (Tester_PINN_PID_Rejeu.m) : entrees de l'adaptateur, gains, decisions
    rejeu = {}
    for code in CODES_REJEU:
        r = PINN[code]
        jr = r["reg"].journal
        rejeu[code] = {"e": (r["sim"]["consigne"] - r["sim"]["mesure"]).reshape(-1, 1),
                       "mesure": r["sim"]["mesure"].reshape(-1, 1), "u": r["sim"]["d"].reshape(-1, 1),
                       "K": np.array(r["reg"].K_pas),
                       "adapte": np.array([x["adapte"] for x in jr], float).reshape(-1, 1),
                       "vin_eff": np.array([x["vin_eff"] for x in jr]).reshape(-1, 1),
                       "iL_obs": np.array([x["iL"] for x in jr]).reshape(-1, 1)}
    savemat(os.path.join(DOSSIER_PINN, "reference_rejeu_pinn_pid.mat"), rejeu, do_compression=True)
    print(f"  reference_rejeu_pinn_pid.mat ecrit ({', '.join(CODES_REJEU)}).")

    def resume_essais(res):
        return {c: {"grandeurs": res[c]["o"], "IAE_dem": res[c]["IAE_dem"], "revenus": res[c]["revenus"]} for c in res}

    sortie = {"version": 3, "corrections": list(COMB), "reglages": REGLAGES, "boite": predictions["boite"], "J": J_TOUS, "decomposition": DECOMP,
              "J_ablations": J_ABL, "sensibilite": SENSIBILITE, "marges": MARGES,
              "previsions": {k_: {"juste": bool(v[0]), "detail": v[1]} for k_, v in VERDICT.items()},
              "classement": CLASSEMENT,
              "references": {n: resume_essais(TOUS[n]) for n in TOUS},
              "ablations": {n: resume_essais(RES_ABL[n]) for n in RES_ABL},
              "multiplicateurs_par_fenetre": {c: multiplicateurs(PINN, c).tolist() for c in PINN},
              "duree_s": round(time.time() - T_DEBUT, 1)}
    with open(os.path.join(DOSSIER_PINN, "banc_pinn_pid_resultats.json"), "w", encoding="utf-8") as f:
        json.dump(sortie, f, indent=1, allow_nan=False, default=lambda x: None)
    print("  banc_pinn_pid_resultats.json ecrit.")

    fig, axes = plt.subplots(3, 4, figsize=(20, 9.5), sharex="col")
    for col, (code, xlim) in enumerate((("S1", (0, 30)), ("S2", (40, 90)), ("S3", (40, 90)), ("S8b", None))):
        for nom, couleur in (("Ziegler-Nichols", "0.6"), ("meilleur PID fige", "tab:green"), (NOM_C, "tab:blue")):
            sim = TOUS[nom][code]["sim"]
            axes[0, col].plot(sim["t"] * 1e3, sim["v"], lw=0.6, color=couleur, label=nom)
            axes[2, col].plot(sim["t"] * 1e3, sim["iL"], lw=0.4, color=couleur)
        axes[0, col].plot(sim["t"] * 1e3, sim["consigne"], "k--", lw=0.6)
        Kx = PINN[code]["reg"].K_pas / K_ZN
        t_ms = PINN[code]["sim"]["t"] * 1e3
        for i, nom in enumerate(("P", "I", "D")):
            axes[1, col].plot(t_ms, Kx[:, i], lw=1.0, label=nom)
        axes[0, col].set_ylim((85, 115) if code in ("S2", "S3") else (30, 200))
        axes[0, col].set_title(f"{code} : tension de sortie", fontsize=9, loc="left")
        axes[1, col].set_title(f"{code} : gains du PINN-PID (multiples de ZN)", fontsize=9, loc="left")
        axes[2, col].set_title(f"{code} : courant de la bobine", fontsize=9, loc="left")
        axes[2, col].set_xlabel("temps (ms)")
        if xlim:
            axes[2, col].set_xlim(*xlim)
        for ax in axes[:, col]:
            ax.grid(alpha=0.3)
    axes[0, 0].legend(fontsize=7)
    axes[1, 0].legend(fontsize=7)
    fig.tight_layout()
    fig.savefig(os.path.join(DOSSIER_PINN, "banc_pinn_pid.png"), dpi=110)
    plt.close(fig)
    print(f"  banc_pinn_pid.png ecrit. Duree totale : {time.time() - T_DEBUT:.0f} s.")
